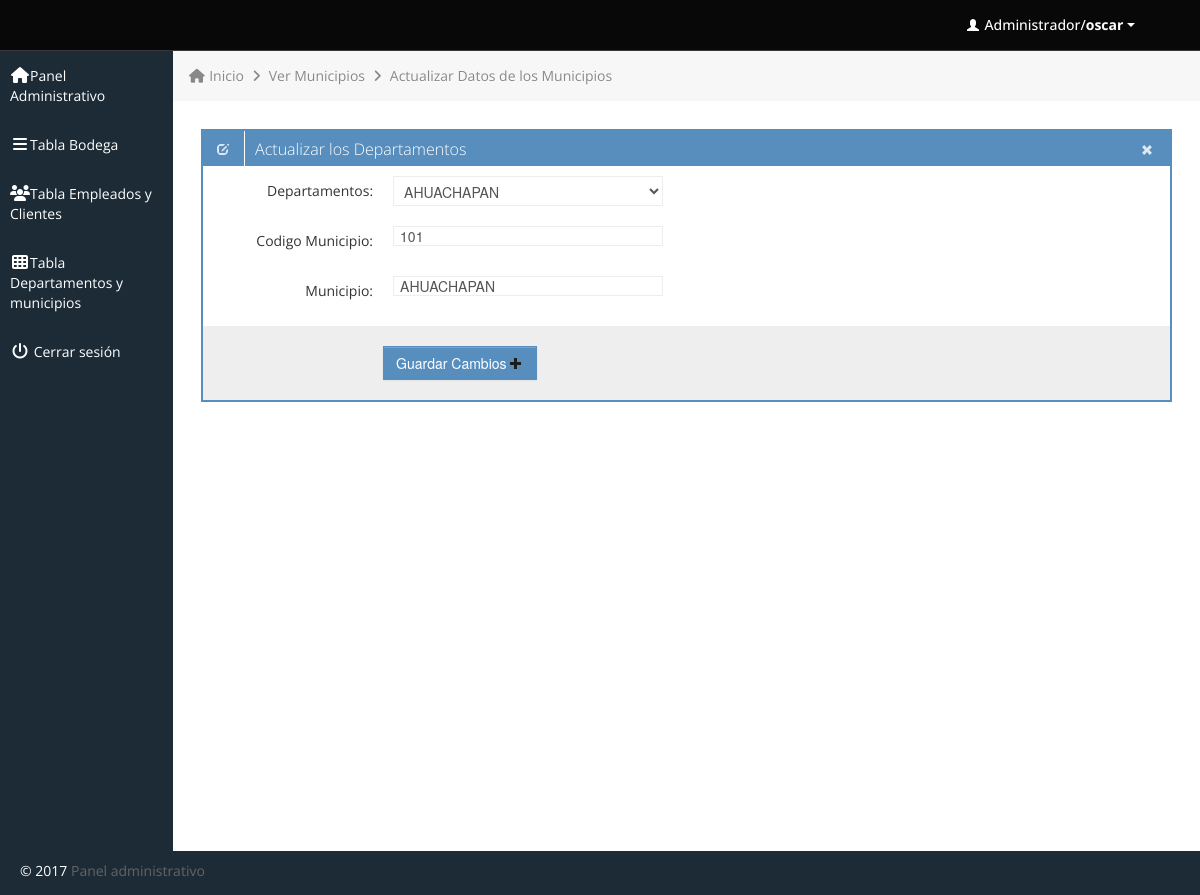
Page /editarMunicipio.php?muID=1 (signed in) on the committed database.
### tables this page shows
CREATE TABLE `municipios` (
  `idMunicipio` int(11) NOT NULL,
  `idDepartamento` int(11) NOT NULL,
  `codMunicipio` int(11) NOT NULL,
  `nombre` varchar(20) NOT NULL
);

CREATE TABLE `departamentos` (
  `idDepartamento` int(11) NOT NULL,
  `nombre` varchar(20) NOT NULL
);

### editarMunicipio.php (the view, shortened to what this page needs)
<!DOCTYPE
<html>
<head>
</head>
<body>
</body>
</html>
<?php
$muID = $_GET['muID'];
	$sql ="SELECT * FROM municipios WHERE idMunicipio = $muID";
	$result = mysql_query($sql);
	$num = mysql_num_rows($result);
	$rowID = mysql_fetch_array($result);
	$i = 0;
	while ($i < $num)
	{
		$codMu = mysql_result($result,$i,"codMunicipio");
		$Mu = mysql_result($result,$i,"nombre");
		$i++;
	}
?>
			<div class="row-fluid sortable">
				<div class="box span12">
					<div class="box-header" data-original-title>
						<h2><i class="halflings-icon white edit"></i><span class="break"></span>Actualizar los Departamentos</h2>
						<div class="box-icon">
							<a href="#" class="btn-close"><i class="halflings-icon white remove"></i></a>
						</div>
					</div>
					<div class="box-content">
						<form class="form-horizontal" method="post" action="updateMunicipio.php">
							<fieldset>
							  <div class="control-group">
								<label class="control-label" for="focusedInput">Departamentos:</label>
								<div class="controls">
								  <select class="input-xlarge focused" name="txtdepartamento" >
                 <?php
                $sql="select * from departamentos";
                $rec=mysql_query($sql);
                while($row=mysql_fetch_array($rec))
                {
                   ?>
                   <option <?php echo ($rowID['idDepartamento']==$row["idDepartamento"] ?  "selected" : "") ?> value="<?php echo $row["idDepartamento"] ?>" > <?php echo $row["nombre"] ?></option>
                   <?php
                }
                ?>
            </select>
								</div>
							  </div>
							  <div class="control-group">
								<label class="control-label" for="focusedInput">Codigo Municipio:</label>
								<div class="controls">
								  <input class="input-xlarge focused" name="txtcodMu" id="focusedInput" type="text" placeholder="Codigo Municipio"
								  value="<?php echo $codMu; ?>">
								</div>
							  </div>
							   <div class="control-group">
								<label class="control-label" for="focusedInput">Municipio:</label>
								<div class="controls">
								  <input class="input-xlarge focused" name="txtMu" id="focusedInput" type="text" placeholder="Municipio"
								  value="<?php echo $Mu; ?>">
								</div>
							  </div>
							  <div class="form-actions">
								<button type="submit" onclick="return confirmUpdate()" class="btn btn-primary">Guardar Cambios <i class="halflings-icon plus"></i></a></button>
							  </div>
							</fieldset>
						</form>
					</div>
				</div>
			</div>

### css/style.css (style rules this page uses)
body { background: #F5F5F5; color: #333; border: none; font-family: 'Open Sans', sans-serif; font-weight: 400; }
a { color: #646464; }
h2 { font-size: 16px; line-height: 16px; }
.box { border: 2px solid #578EBE; background: #fff !important; margin-bottom: 28px; }
.box-header { height: 16px; font-size: 16px; line-height: 16px; padding: 10px; background: #578EBE; -webkit-box-shadow: none; -moz-box-shadow: none; box-shadow: none; overflow: hidden; }
.box-header h2 { float:left; margin-top: 0px; font-weight: 300; }
.box-header .box-icon, .box-header h2 { color:#fff; }
.box-header h2 i { margin: 0px 3px 0px 4px; opacity: .8; filter: alpha(opacity=80); -ms-filter:"progid:DXImageTransform.Microsoft.Alpha(Opacity=80)"; }
.box-header .box-icon { float:right; margin-top: 1px; }
.box-header .box-icon i { -webkit-transition: all 0.1s ease-in-out; -moz-transition: all 0.1s ease-in-out; -o-transition: all 0.1s ease-in-out; -ms-transition: all 0.1s ease-in-out; transition: all 0.1s ease-in-out; opacity: .8; filter: alpha(opacity=80); -ms-filter:"progid:DXImageTransform.Microsoft.Alpha(Opacity=80)"; }
.box-header .box-icon a { margin: 0px 5px; }
.box-content { position: relative; z-index: 50; margin-top: -1px; padding: 10px; background: #fff !important; }
.form-actions { padding: 19px 20px 20px; margin: 20px -10px -30px -10px; background-color: #eee; border-top: 1px solid #eee; *zoom: 1; }
.form-actions:before, .form-actions:after { display: table; line-height: 0; content: ""; }
.form-actions:after { clear: both; }
.btn { display: inline-block; padding: 6px 12px; margin-bottom: 0; font-size: 14px; font-weight: 500; line-height: 20px; text-align: center; white-space: nowrap; vertical-align: middle; cursor: pointer; border: 1px solid #a7a9aa; -webkit-border-radius: 0px !important; border-radius: 0px !important; }
.btn i { margin-top: 2px; }
.btn { color: #ffffff; background-color: #a7a9aa; border-color: #a7a9aa; background-image: none; filter: none; text-shadow: none; }
.btn-primary { background-color: #578EBE; border-color: #578EBE; }

### css/halflings.css (style rules this page uses)
html, html .halflings { -webkit-font-smoothing: antialiased !important; }
.halflings-icon { display: inline-block; width: 14px; height: 14px; line-height: 14px; vertical-align: text-top; background-image: url(../img/glyphicons_halflings.svg); background-position: 0 0; background-repeat: no-repeat; vertical-align: top; *display: inline; *zoom: 1; *margin-right: .3em; }
.halflings-icon.white { background-image: url(../img/glyphicons_halflings-white.svg); }
.halflings-icon.remove { background-position: -312px 0; }
.halflings-icon.edit { background-position: -96px -72px; }
.halflings-icon.plus { background-position: -408px -96px; }

### rows in the picture
municipios: txtdepartamento "AHUACHAPAN", txtcodMu "101", txtMu "AHUACHAPAN"

### other values in the picture
$_SESSION['user'] "oscar"
